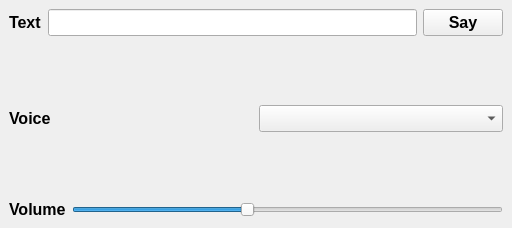
<?xml version="1.0" encoding="UTF-8"?>
<ui version="4.0">
 <class>MainWindow</class>
 <widget class="QMainWindow" name="MainWindow">
  <property name="geometry">
   <rect>
    <x>0</x>
    <y>0</y>
    <width>512</width>
    <height>228</height>
   </rect>
  </property>
  <property name="windowTitle">
   <string>Text To Speech</string>
  </property>
  <widget class="QWidget" name="centralwidget">
   <layout class="QVBoxLayout" name="verticalLayout">
    <item>
     <layout class="QHBoxLayout" name="horizontalLayout">
      <item>
       <widget class="QLabel" name="label">
        <property name="font">
         <font>
          <pointsize>12</pointsize>
          <weight>75</weight>
          <bold>true</bold>
         </font>
        </property>
        <property name="text">
         <string>Text</string>
        </property>
       </widget>
      </item>
      <item>
       <widget class="QLineEdit" name="lineEdit">
        <property name="font">
         <font>
          <pointsize>12</pointsize>
          <weight>75</weight>
          <bold>true</bold>
         </font>
        </property>
       </widget>
      </item>
      <item>
       <widget class="QPushButton" name="pushButton">
        <property name="font">
         <font>
          <pointsize>12</pointsize>
          <weight>75</weight>
          <bold>true</bold>
         </font>
        </property>
        <property name="text">
         <string>Say</string>
        </property>
       </widget>
      </item>
     </layout>
    </item>
    <item>
     <spacer name="verticalSpacer">
      <property name="orientation">
       <enum>Qt::Vertical</enum>
      </property>
      <property name="sizeHint" stdset="0">
       <size>
        <width>20</width>
        <height>40</height>
       </size>
      </property>
     </spacer>
    </item>
    <item>
     <layout class="QHBoxLayout" name="horizontalLayout_2">
      <item>
       <widget class="QLabel" name="label_2">
        <property name="font">
         <font>
          <pointsize>12</pointsize>
          <weight>75</weight>
          <bold>true</bold>
         </font>
        </property>
        <property name="text">
         <string>Voice</string>
        </property>
       </widget>
      </item>
      <item>
       <widget class="QComboBox" name="comboBox">
        <property name="font">
         <font>
          <pointsize>12</pointsize>
          <weight>75</weight>
          <bold>true</bold>
         </font>
        </property>
       </widget>
      </item>
     </layout>
    </item>
    <item>
     <spacer name="verticalSpacer_2">
      <property name="orientation">
       <enum>Qt::Vertical</enum>
      </property>
      <property name="sizeHint" stdset="0">
       <size>
        <width>20</width>
        <height>40</height>
       </size>
      </property>
     </spacer>
    </item>
    <item>
     <layout class="QHBoxLayout" name="horizontalLayout_3">
      <item>
       <widget class="QLabel" name="label_3">
        <property name="font">
         <font>
          <pointsize>12</pointsize>
          <weight>75</weight>
          <bold>true</bold>
         </font>
        </property>
        <property name="text">
         <string>Volume</string>
        </property>
       </widget>
      </item>
      <item>
       <widget class="QSlider" name="horizontalSlider">
        <property name="value">
         <number>40</number>
        </property>
        <property name="orientation">
         <enum>Qt::Horizontal</enum>
        </property>
       </widget>
      </item>
     </layout>
    </item>
   </layout>
  </widget>
 </widget>
 <resources/>
 <connections/>
</ui>
